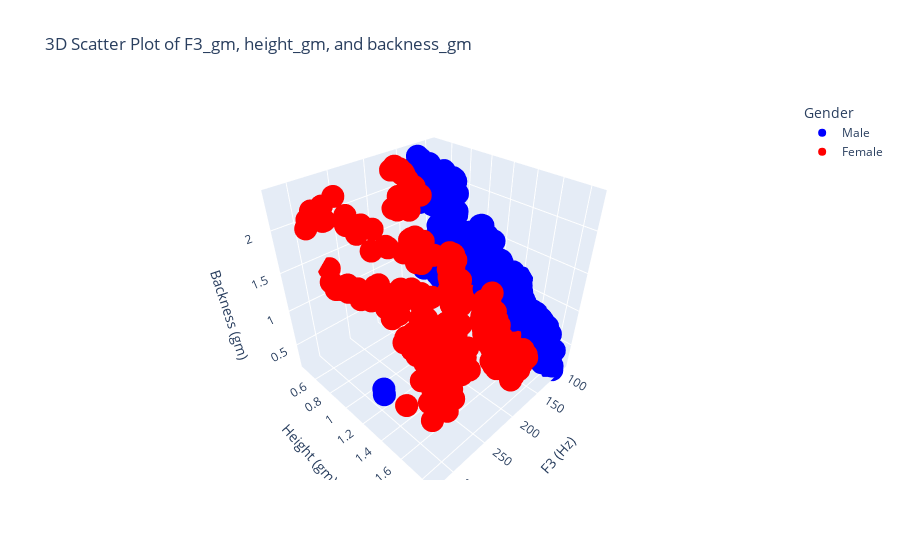

Notebook source saved alongside this figure:
### Markdown cell above
We can clearly see a better spearability than before!!

### Code cell
import plotly.express as px
# Map gender to a more descriptive label
df['Gender_Label'] = df['Gender'].apply(lambda x: 'Male' if x == 'male' else 'Female')

# Check for missing values and drop them if necessary
df = df.dropna(subset=['F3_gm', 'height_gm', 'backness_gm', 'Gender_Label'])

# Create an interactive 3D scatter plot
fig = px.scatter_3d(df, x='F0_gm', y='height_gm', z='backness_gm',
                    color='Gender_Label', 
                    title='3D Scatter Plot of F3_gm, height_gm, and backness_gm',
                    labels={'F3_gm': 'F0 (Hz)', 'height_gm': 'Height (gm)', 'backness_gm': 'Backness (gm)'},
                    color_discrete_map={'Male': 'blue', 'Female': 'red'},
                    size_max = 0.5)

# Update layout for better readability
fig.update_layout(
    legend_title_text='Gender',
    scene = dict(
        xaxis_title='F3 (Hz)',
        yaxis_title='Height (gm)',
        zaxis_title='Backness (gm)'
    )
)

# Show the plot
fig.show()

### Figure 1 — Plotly figure (JSON) as saved in the notebook; plotly's stock layout.template omitted (floating-point values rounded to 4 significant figures; data arrays with more than 128 entries replaced by an {"elided": "..."} marker saying what was removed)
{"data": [{"hovertemplate": "Gender_Label=Male<br>F0_gm=%{x}<br>Height (gm)=%{y}<br>Backness (gm)=%{z}<extra></extra>", "legendgroup": "Male", "marker": {"color": "blue", "symbol": "circle"}, "mode": "markers", "name": "Male", "scene": "scene", "showlegend": true, "type": "scatter3d", "x": {"elided": "874 float values"}, "y": {"elided": "874 float values"}, "z": {"elided": "874 float values"}}, {"hovertemplate": "Gender_Label=Female<br>F0_gm=%{x}<br>Height (gm)=%{y}<br>Backness (gm)=%{z}<extra></extra>", "legendgroup": "Female", "marker": {"color": "red", "symbol": "circle"}, "mode": "markers", "name": "Female", "scene": "scene", "showlegend": true, "type": "scatter3d", "x": {"elided": "367 float values"}, "y": {"elided": "367 float values"}, "z": {"elided": "367 float values"}}], "layout": {"legend": {"title": {"text": "Gender"}, "tracegroupgap": 0}, "scene": {"domain": {"x": [0, 1], "y": [0, 1]}, "xaxis": {"title": {"text": "F3 (Hz)"}}, "yaxis": {"title": {"text": "Height (gm)"}}, "zaxis": {"title": {"text": "Backness (gm)"}}}, "title": {"text": "3D Scatter Plot of F3_gm, height_gm, and backness_gm"}}}
